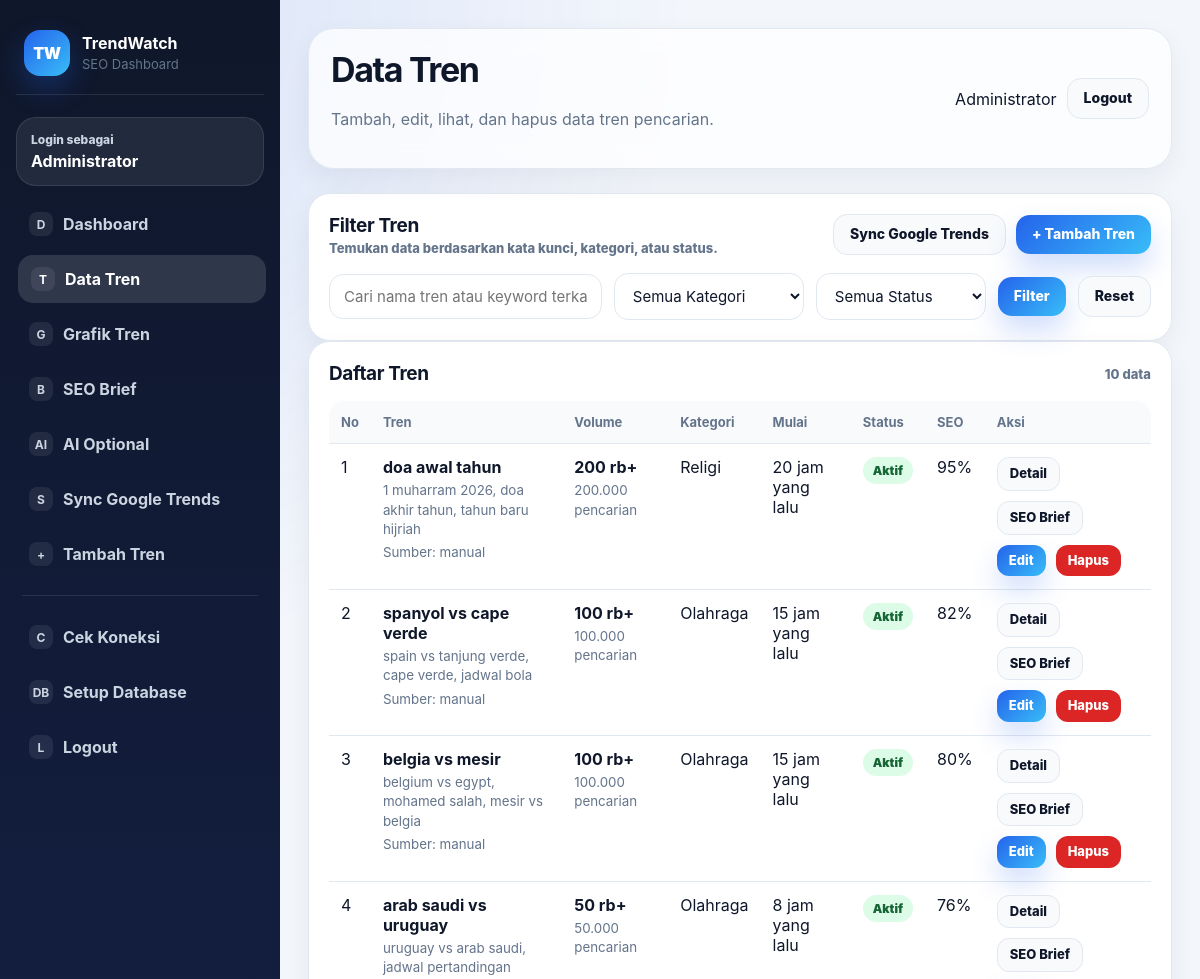
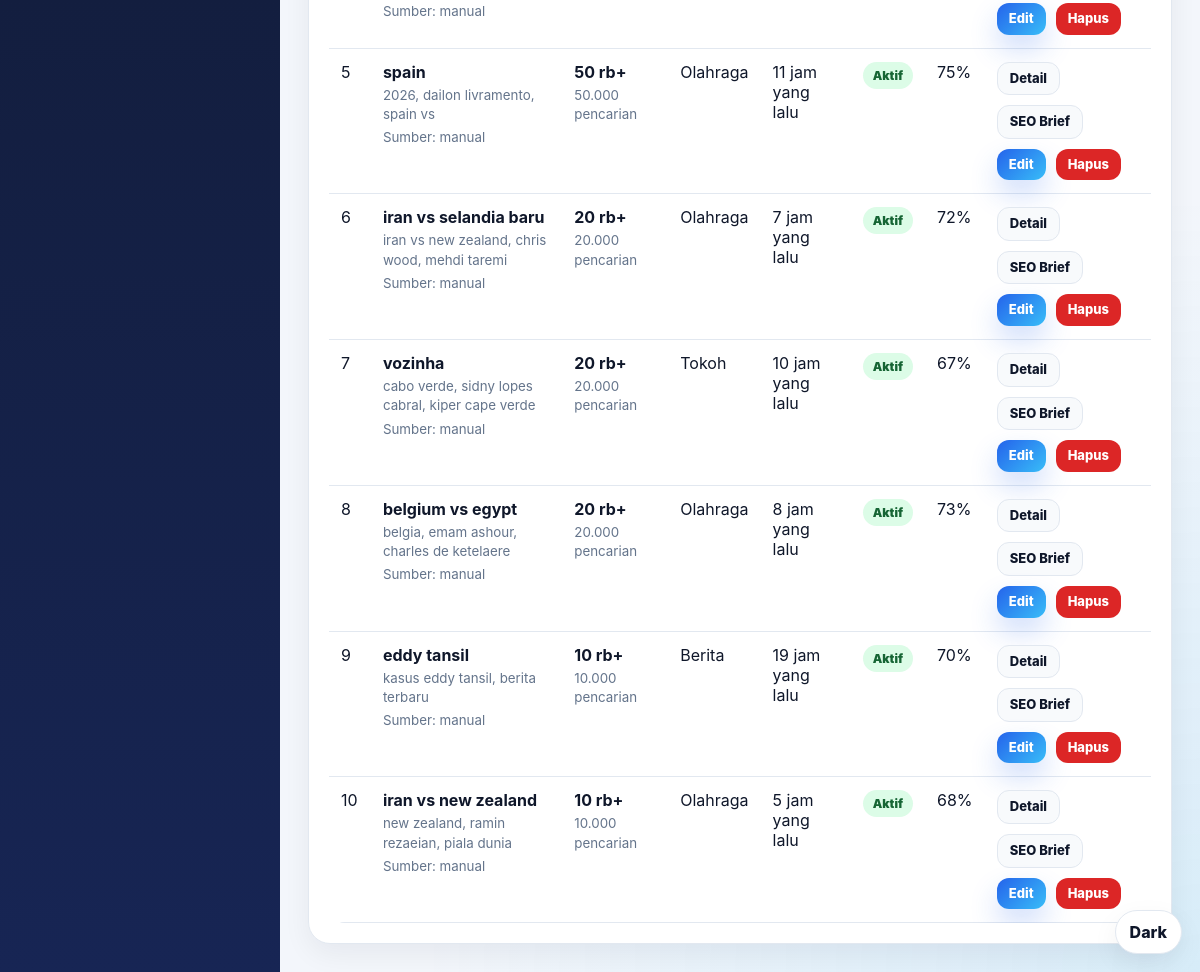
The app's page /admin/trends.php (signed in) with its own data (2 pictures, top to bottom).
### tables this page shows
CREATE TABLE trends (
        id INTEGER PRIMARY KEY AUTOINCREMENT,
        trend_name TEXT NOT NULL,
        search_volume INTEGER DEFAULT 0,
        volume_text TEXT,
        started_text TEXT,
        status TEXT DEFAULT 'Aktif',
        category TEXT DEFAULT 'Umum',
        related_keywords TEXT,
        seo_score INTEGER DEFAULT 0,
        content_angle TEXT,
        created_at DATETIME DEFAULT CURRENT_TIMESTAMP
    , source TEXT DEFAULT 'manual', source_url TEXT, external_id TEXT, last_synced_at DATETIME);

### config/auth.php (called while the page is built, shortened)
<?php
require_once __DIR__ . '/app.php';
function current_admin_name(): string
{
    return $_SESSION['admin_name'] ?? 'Admin';
}

### config/app.php (called while the page is built, shortened)
<?php
function app_base_url(): string
{
    $docRoot = isset($_SERVER['DOCUMENT_ROOT']) ? realpath($_SERVER['DOCUMENT_ROOT']) : false;
    $appRoot = APP_ROOT ? realpath(APP_ROOT) : false;
    if ($docRoot && $appRoot && substr($appRoot, 0, strlen($docRoot)) === $docRoot) {
        $relative = str_replace('\\', '/', substr($appRoot, strlen($docRoot)));
        $relative = '/' . trim($relative, '/');
        return $relative === '/' ? '' : $relative;
    }
    return '';
}
function url(string $path = ''): string
{
    $base = app_base_url();
    $path = trim($path, '/');
    return $path === '' ? ($base ?: '/') : $base . '/' . $path;
}
function e(?string $value): string
{
    return htmlspecialchars((string) $value, ENT_QUOTES, 'UTF-8');
}
function badge_class(string $status): string
{
    $status = strtolower($status);
    if ($status === 'aktif') {
        return 'success';
    }
    return 'info';
}

### admin/trends.php (the view, shortened to what this page needs)
<?php
require_once __DIR__ . '/../config/database.php';
require_once __DIR__ . '/../config/auth.php';
$keyword = trim($_GET['keyword'] ?? '');
$sql = 'SELECT * FROM trends WHERE 1=1';
$params = [];
$sql .= ' ORDER BY search_volume DESC, created_at DESC';
$stmt = $pdo->prepare($sql);
$stmt->execute($params);
$trends = $stmt->fetchAll();
require_once __DIR__ . '/../includes/header.php';
require_once __DIR__ . '/../includes/sidebar.php';
?>
<main class="main-content">
    <header class="topbar">
        <div>
            <h1>Data Tren</h1>
            <p>Tambah, edit, lihat, dan hapus data tren pencarian.</p>
        </div>
        <div class="admin-profile">
            <span><?= e(current_admin_name()) ?></span>
            <a href="<?= e(url('auth/logout.php')) ?>" class="btn btn-secondary">Logout</a>
        </div>
    </header>
    <section class="panel">
        <div class="panel-header with-actions">
            <div>
                <h2>Filter Tren</h2>
                <span>Temukan data berdasarkan kata kunci, kategori, atau status.</span>
            </div>
            <div class="action-group"><a href="<?= e(url('admin/sync_google_trends.php')) ?>" class="btn btn-secondary">Sync Google Trends</a><a href="<?= e(url('admin/trend_add.php')) ?>" class="btn btn-primary">+ Tambah Tren</a></div>
        </div>
        <form class="filter-form wide" method="get" action="">
            <input type="text" name="keyword" value="<?= e($keyword) ?>" placeholder="Cari nama tren atau keyword terkait">
            <select name="category">
                <option value="">Semua Kategori</option>
            </select>
            <select name="status">
                <option value="">Semua Status</option>
            </select>
            <button type="submit" class="btn btn-primary">Filter</button>
            <a href="<?= e(url('admin/trends.php')) ?>" class="btn btn-secondary">Reset</a>
        </form>
    </section>
    <section class="panel">
        <div class="panel-header">
            <h2>Daftar Tren</h2>
            <span><?= count($trends) ?> data</span>
        </div>
        <div class="table-responsive">
            <table class="data-table">
                <thead>
                    <tr>
                        <th>No</th>
                        <th>Tren</th>
                        <th>Volume</th>
                        <th>Kategori</th>
                        <th>Mulai</th>
                        <th>Status</th>
                        <th>SEO</th>
                        <th>Aksi</th>
                    </tr>
                </thead>
                <tbody>
                    <?php foreach ($trends as $index => $trend): ?>
                        <tr>
                            <td><?= $index + 1 ?></td>
                            <td>
                                <strong><?= e($trend['trend_name']) ?></strong>
                                <small><?= e($trend['related_keywords']) ?></small>
                                <small>Sumber: <?= e($trend['source'] ?? 'manual') ?></small>
                            </td>
                            <td>
                                <strong><?= e($trend['volume_text']) ?></strong>
                                <small><?= number_format((int) $trend['search_volume'], 0, ',', '.') ?> pencarian</small>
                            </td>
                            <td><?= e($trend['category']) ?></td>
                            <td><?= e($trend['started_text']) ?></td>
                            <td><span class="badge <?= e(badge_class($trend['status'])) ?>"><?= e($trend['status']) ?></span></td>
                            <td><?= (int) $trend['seo_score'] ?>%</td>
                            <td>
                                <div class="action-group">
                                    <a href="<?= e(url('admin/trend_detail.php?id=' . $trend['id'])) ?>" class="btn btn-secondary small">Detail</a>
                                    <form method="post" action="<?= e(url('admin/content_briefs.php')) ?>" class="inline-form">
                                        <button type="submit" class="btn btn-secondary small">SEO Brief</button>
                                    </form>
                                    <a href="<?= e(url('admin/trend_edit.php?id=' . $trend['id'])) ?>" class="btn btn-primary small">Edit</a>
                                    <a href="<?= e(url('admin/trend_delete.php?id=' . $trend['id'])) ?>" class="btn btn-danger small">Hapus</a>
                                </div>
                            </td>
                        </tr>
                    <?php endforeach; ?>
                </tbody>
            </table>
        </div>
    </section>
</main>
<?php require_once __DIR__ . '/../includes/footer.php'; ?>

### assets/css/admin.css (style rules this page uses)
:root { --bg: #f3f6fb; --bg-soft: #eef4ff; --card: #ffffff; --card-soft: #f8fafc; --text: #0f172a; --muted: #64748b; --primary: #2563eb; --primary-dark: #1d4ed8; --primary-soft: #dbeafe; --border: #e2e8f0; --success: #16a34a; --warning: #d97706; --danger: #dc2626; --sidebar: #0f172a; --sidebar-soft: #172554; --shadow: 0 18px 45px rgba(15, 23, 42, 0.08); --shadow-soft: 0 10px 28px rgba(15, 23, 42, 0.06); --radius: 22px; }
* { box-sizing: border-box; }
html { scroll-behavior: smooth; }
body { margin: 0; font-family: Inter, ui-sans-serif, system-ui, -apple-system, BlinkMacSystemFont, "Segoe UI", Arial, Helvetica, sans-serif; background: var(--bg); color: var(--text); min-height: 100vh; }
body::before { content: ""; position: fixed; inset: 0; z-index: -1; background: radial-gradient(circle at top left, rgba(37, 99, 235, 0.14), transparent 30%), radial-gradient(circle at bottom right, rgba(14, 165, 233, 0.12), transparent 34%); }
a { color: inherit; text-decoration: none; }
button, input, select, textarea { font: inherit; }
.muted, .login-info p, .stat-card p, .topbar p, .insight-box p, .source-box p, .delete-panel p { color: var(--muted); line-height: 1.65; }
.hero-actions, .landing-actions, .form-actions, .action-group, .admin-profile, .badge-row { display: flex; align-items: center; gap: 10px; flex-wrap: wrap; }
.hero-metrics div, .feature-card, .stat-card, .panel, .insight-box, .detail-grid div, .keyword-box, .delete-box, .sync-summary div, .source-box { background: var(--card); border: 1px solid var(--border); border-radius: var(--radius); box-shadow: var(--shadow-soft); }
.main-content { margin-left: 280px; width: calc(100% - 280px); padding: 28px; }
.topbar { display: flex; align-items: center; justify-content: space-between; gap: 18px; margin-bottom: 24px; padding: 20px 22px; border: 1px solid var(--border); background: rgba(255,255,255,0.72); backdrop-filter: blur(14px); border-radius: 26px; box-shadow: var(--shadow-soft); }
.topbar h1 { margin: 0 0 4px; font-size: clamp(26px, 3vw, 34px); letter-spacing: -0.04em; }
.admin-profile { white-space: nowrap; }
input, select, textarea { width: 100%; border: 1px solid var(--border); border-radius: 14px; padding: 12px 14px; font-size: 15px; outline: none; background: var(--card); color: var(--text); }
.btn { display: inline-flex; align-items: center; justify-content: center; border: none; border-radius: 14px; padding: 11px 16px; font-size: 14px; font-weight: 850; cursor: pointer; gap: 8px; transition: 0.18s ease; line-height: 1.2; }
.btn-primary { background: linear-gradient(135deg, var(--primary), #38bdf8); color: #fff; box-shadow: 0 14px 28px rgba(37, 99, 235, 0.22); }
.btn-secondary { background: var(--card-soft); color: var(--text); border: 1px solid var(--border); }
.btn-danger { background: var(--danger); color: #fff; }
.btn.small { padding: 8px 12px; font-size: 13px; border-radius: 12px; }
.stat-card, .panel { padding: 20px; }
.stat-card span, .panel-header span, .detail-grid span, .delete-box span, .sync-summary span { color: var(--muted); font-weight: 800; font-size: 13px; }
.panel-header { display: flex; justify-content: space-between; align-items: center; gap: 12px; margin-bottom: 16px; }
.panel-header.with-actions { align-items: flex-start; }
.panel-header h2 { margin: 0; font-size: 19px; letter-spacing: -0.02em; }
.table-responsive { width: 100%; overflow-x: auto; border-radius: 16px; }
.data-table, .simple-table { width: 100%; border-collapse: collapse; }
.data-table th, .data-table td, .simple-table th, .simple-table td { padding: 13px 12px; border-bottom: 1px solid var(--border); text-align: left; vertical-align: top; }
.data-table th, .simple-table th { color: var(--muted); font-size: 13px; background: var(--card-soft); white-space: nowrap; }
.data-table small { display: block; color: var(--muted); margin-top: 4px; max-width: 360px; line-height: 1.45; }
.badge { display: inline-flex; align-items: center; padding: 6px 10px; border-radius: 999px; font-size: 12px; font-weight: 900; white-space: nowrap; }
.badge.success { background: #dcfce7; color: #166534; }
.filter-form { display: grid; grid-template-columns: 1fr 220px auto auto; gap: 12px; align-items: center; }
.filter-form.wide { grid-template-columns: 1fr 190px 170px auto auto; }
.inline-form { display: inline-flex; margin: 0; }

### records on screen
trends: trend_name "doa awal tahun", related_keywords "1 muharram 2026, doa akhir tahun, tahun baru hijriah", source "manual", volume_text "200 rb+", search_volume "200.000", category "Religi", started_text "20 jam yang lalu", status "Aktif", seo_score "95"
trends: trend_name "spanyol vs cape verde", related_keywords "spain vs tanjung verde, cape verde, jadwal bola", source "manual", volume_text "100 rb+", search_volume "100.000", category "Olahraga", started_text "15 jam yang lalu", status "Aktif", seo_score "82"
trends: trend_name "belgia vs mesir", related_keywords "belgium vs egypt, mohamed salah, mesir vs belgia", source "manual", volume_text "100 rb+", search_volume "100.000", category "Olahraga", started_text "15 jam yang lalu", status "Aktif", seo_score "80"
trends: trend_name "arab saudi vs uruguay", related_keywords "uruguay vs arab saudi, jadwal pertandingan", source "manual", volume_text "50 rb+", search_volume "50.000", category "Olahraga", started_text "8 jam yang lalu", status "Aktif", seo_score "76"
trends: trend_name "spain", related_keywords "2026, dailon livramento, spain vs", source "manual", volume_text "50 rb+", search_volume "50.000", category "Olahraga", started_text "11 jam yang lalu", status "Aktif", seo_score "75"
trends: trend_name "iran vs selandia baru", related_keywords "iran vs new zealand, chris wood, mehdi taremi", source "manual", volume_text "20 rb+", search_volume "20.000", category "Olahraga", started_text "7 jam yang lalu", status "Aktif", seo_score "72"
trends: trend_name "vozinha", related_keywords "cabo verde, sidny lopes cabral, kiper cape verde", source "manual", volume_text "20 rb+", search_volume "20.000", category "Tokoh", started_text "10 jam yang lalu", status "Aktif", seo_score "67"
trends: trend_name "belgium vs egypt", related_keywords "belgia, emam ashour, charles de ketelaere", source "manual", volume_text "20 rb+", search_volume "20.000", category "Olahraga", started_text "8 jam yang lalu", status "Aktif", seo_score "73"
trends: trend_name "eddy tansil", related_keywords "kasus eddy tansil, berita terbaru", source "manual", volume_text "10 rb+", search_volume "10.000", category "Berita", started_text "19 jam yang lalu", status "Aktif", seo_score "70"
trends: trend_name "iran vs new zealand", related_keywords "new zealand, ramin rezaeian, piala dunia", source "manual", volume_text "10 rb+", search_volume "10.000", category "Olahraga", started_text "5 jam yang lalu", status "Aktif", seo_score "68"

### other values on screen
current_admin_name() "Administrator"
count($trends) "10"
